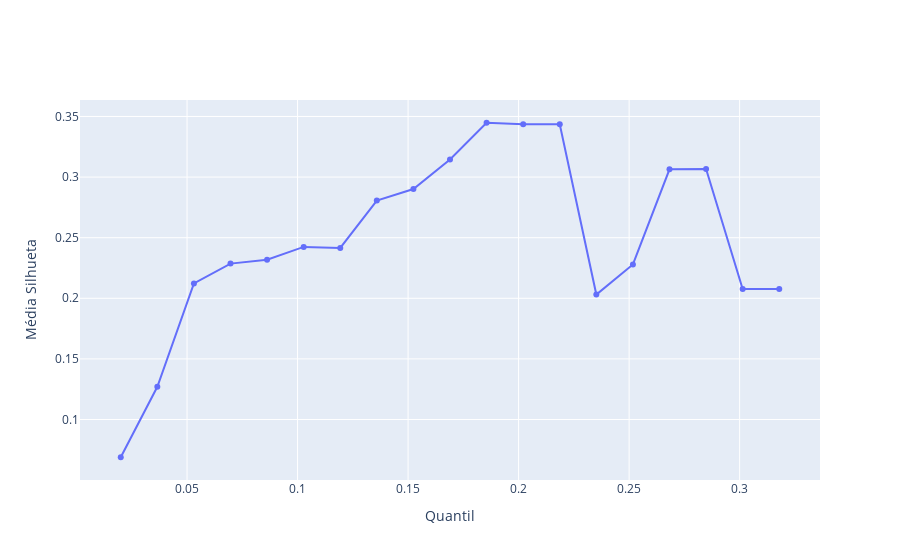

Notebook code for this chart:
### Code cell
fig = go.Figure()
fig.add_trace(go.Scatter(x = quantil_plot, y =valores_silhuetta))
fig.update_layout(dict(xaxis_title = "Quantil",
                       yaxis_title= "Média Silhueta"))

fig.show()

### Figure 1 — Plotly figure (JSON) as saved in the notebook; plotly's stock layout.template omitted (floating-point values rounded to 4 significant figures)
{"data": [{"type": "scatter", "x": [0.02, 0.03655, 0.0531, 0.06966, 0.08621, 0.1028, 0.1193, 0.1359, 0.1524, 0.169, 0.1855, 0.2021, 0.2186, 0.2352, 0.2517, 0.2683, 0.2848, 0.3014, 0.3179], "y": [0.06886, 0.127, 0.2122, 0.2286, 0.2318, 0.2424, 0.2415, 0.2806, 0.2901, 0.3146, 0.3448, 0.3435, 0.3435, 0.2031, 0.2279, 0.3064, 0.3067, 0.2076, 0.2076]}], "layout": {"xaxis": {"title": {"text": "Quantil"}}, "yaxis": {"title": {"text": "Média Silhueta"}}}}
